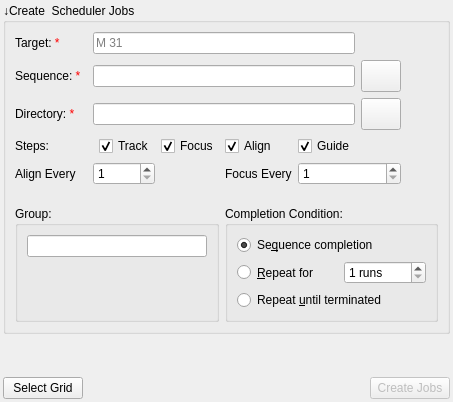
     <widget class="QWidget" name="jobs">
      <layout class="QVBoxLayout" name="verticalLayout_4">
       <property name="spacing">
        <number>3</number>
       </property>
       <property name="leftMargin">
        <number>3</number>
       </property>
       <property name="topMargin">
        <number>3</number>
       </property>
       <property name="rightMargin">
        <number>3</number>
       </property>
       <property name="bottomMargin">
        <number>3</number>
       </property>
       <item>
        <widget class="QGroupBox" name="jobsGroup">
         <property name="sizePolicy">
          <sizepolicy hsizetype="Preferred" vsizetype="Preferred">
           <horstretch>0</horstretch>
           <verstretch>0</verstretch>
          </sizepolicy>
         </property>
         <property name="title">
          <string>↓Create  Scheduler Jobs</string>
         </property>
         <layout class="QGridLayout" name="gridLayout_4">
          <item row="5" column="6">
           <widget class="QCheckBox" name="guideStepCheck">
            <property name="sizePolicy">
             <sizepolicy hsizetype="Preferred" vsizetype="Preferred">
              <horstretch>0</horstretch>
              <verstretch>0</verstretch>
             </sizepolicy>
            </property>
            <property name="toolTip">
             <string>Perform calibration and autoguiding before proceeding to the next step.</string>
            </property>
            <property name="text">
             <string>Guide</string>
            </property>
            <property name="checked">
             <bool>true</bool>
            </property>
           </widget>
          </item>
          <item row="4" column="2" colspan="5">
           <widget class="QLineEdit" name="directoryEdit">
            <property name="toolTip">
             <string>&lt;html&gt;&lt;head/&gt;&lt;body&gt;&lt;p align=&quot;justify&quot;&gt;Filesystem folder where the Scheduler jobs required to cover the mosaic will be created in.&lt;/p&gt;&lt;/body&gt;&lt;/html&gt;</string>
            </property>
           </widget>
          </item>
          <item row="2" column="0">
           <widget class="QLabel" name="sequenceLabel">
            <property name="toolTip">
             <string>Ekos Sequence File</string>
            </property>
            <property name="text">
             <string>&lt;html&gt;&lt;head/&gt;&lt;body&gt;&lt;p&gt;Sequence: &lt;span style=&quot; color:#ff0000;&quot;&gt;*&lt;/span&gt;&lt;/p&gt;&lt;/body&gt;&lt;/html&gt;</string>
            </property>
           </widget>
          </item>
          <item row="5" column="5">
           <widget class="QCheckBox" name="alignStepCheck">
            <property name="sizePolicy">
             <sizepolicy hsizetype="Preferred" vsizetype="Preferred">
              <horstretch>0</horstretch>
              <verstretch>0</verstretch>
             </sizepolicy>
            </property>
            <property name="toolTip">
             <string>Perform alignment using astrometry solver before proceeding to the next step.</string>
            </property>
            <property name="text">
             <string>Align</string>
            </property>
            <property name="checked">
             <bool>true</bool>
            </property>
           </widget>
          </item>
          <item row="5" column="0">
           <widget class="QLabel" name="label_5">
            <property name="sizePolicy">
             <sizepolicy hsizetype="Preferred" vsizetype="Preferred">
              <horstretch>0</horstretch>
              <verstretch>0</verstretch>
             </sizepolicy>
            </property>
            <property name="toolTip">
             <string>Select which steps to execute before starting the capture process.</string>
            </property>
            <property name="text">
             <string>Steps:</string>
            </property>
           </widget>
          </item>
          <item row="7" column="0">
           <widget class="QLabel" name="alignEveryLabel">
            <property name="sizePolicy">
             <sizepolicy hsizetype="Preferred" vsizetype="Preferred">
              <horstretch>0</horstretch>
              <verstretch>0</verstretch>
             </sizepolicy>
            </property>
            <property name="text">
             <string>Align Every</string>
            </property>
           </widget>
          </item>
          <item row="2" column="7">
           <widget class="QPushButton" name="loadSequenceB">
            <property name="sizePolicy">
             <sizepolicy hsizetype="Fixed" vsizetype="Fixed">
              <horstretch>0</horstretch>
              <verstretch>0</verstretch>
             </sizepolicy>
            </property>
            <property name="minimumSize">
             <size>
              <width>32</width>
              <height>32</height>
             </size>
            </property>
            <property name="toolTip">
             <string>Load the image sequence queue.</string>
            </property>
            <property name="text">
             <string/>
            </property>
            <property name="icon">
             <iconset theme="folder"/>
            </property>
            <property name="iconSize">
             <size>
              <width>28</width>
              <height>28</height>
             </size>
            </property>
           </widget>
          </item>
          <item row="0" column="2" colspan="5">
           <widget class="QLineEdit" name="targetEdit">
            <property name="placeholderText">
             <string>M 31</string>
            </property>
           </widget>
          </item>
          <item row="5" column="3">
           <widget class="QCheckBox" name="trackStepCheck">
            <property name="sizePolicy">
             <sizepolicy hsizetype="Preferred" vsizetype="Preferred">
              <horstretch>0</horstretch>
              <verstretch>0</verstretch>
             </sizepolicy>
            </property>
            <property name="toolTip">
             <string>Slew to the target and track it before proceeding to the next step.</string>
            </property>
            <property name="layoutDirection">
             <enum>Qt::LeftToRight</enum>
            </property>
            <property name="text">
             <string>Track</string>
            </property>
            <property name="checked">
             <bool>true</bool>
            </property>
           </widget>
          </item>
          <item row="0" column="0">
           <widget class="QLabel" name="label_3">
            <property name="text">
             <string>&lt;html&gt;&lt;head/&gt;&lt;body&gt;&lt;p&gt;Target: &lt;span style=&quot; color:#ff0000;&quot;&gt;*&lt;/span&gt;&lt;/p&gt;&lt;/body&gt;&lt;/html&gt;</string>
            </property>
           </widget>
          </item>
          <item row="7" column="5">
           <widget class="QLabel" name="focusEveryLabel">
            <property name="sizePolicy">
             <sizepolicy hsizetype="Preferred" vsizetype="Preferred">
              <horstretch>0</horstretch>
              <verstretch>0</verstretch>
             </sizepolicy>
            </property>
            <property name="text">
             <string>Focus Every</string>
            </property>
           </widget>
          </item>
          <item row="4" column="7">
           <widget class="QPushButton" name="selectJobsDirB">
            <property name="sizePolicy">
             <sizepolicy hsizetype="Fixed" vsizetype="Fixed">
              <horstretch>0</horstretch>
              <verstretch>0</verstretch>
             </sizepolicy>
            </property>
            <property name="minimumSize">
             <size>
              <width>32</width>
              <height>32</height>
             </size>
            </property>
            <property name="text">
             <string/>
            </property>
            <property name="icon">
             <iconset theme="folder"/>
            </property>
            <property name="iconSize">
             <size>
              <width>28</width>
              <height>28</height>
             </size>
            </property>
           </widget>
          </item>
          <item row="4" column="0">
           <widget class="QLabel" name="textLabel1_18">
            <property name="toolTip">
             <string>Directory to save sequence images</string>
            </property>
            <property name="whatsThis">
             <string/>
            </property>
            <property name="text">
             <string>&lt;html&gt;&lt;head/&gt;&lt;body&gt;&lt;p&gt;Directory: &lt;span style=&quot; color:#ff0000;&quot;&gt;*&lt;/span&gt;&lt;/p&gt;&lt;/body&gt;&lt;/html&gt;</string>
            </property>
           </widget>
          </item>
          <item row="7" column="2" colspan="2">
           <widget class="QSpinBox" name="alignEvery">
            <property name="toolTip">
             <string>Perform alignment every N jobs.</string>
            </property>
            <property name="suffix">
             <string/>
            </property>
            <property name="minimum">
             <number>1</number>
            </property>
            <property name="maximum">
             <number>50</number>
            </property>
            <property name="value">
             <number>1</number>
            </property>
           </widget>
          </item>
          <item row="7" column="6" colspan="2">
           <widget class="QSpinBox" name="focusEvery">
            <property name="toolTip">
             <string>Perform autofocus every N jobs.</string>
            </property>
            <property name="suffix">
             <string/>
            </property>
            <property name="minimum">
             <number>1</number>
            </property>
            <property name="maximum">
             <number>50</number>
            </property>
            <property name="value">
             <number>1</number>
            </property>
           </widget>
          </item>
          <item row="2" column="2" colspan="5">
           <widget class="QLineEdit" name="sequenceEdit">
            <property name="enabled">
             <bool>true</bool>
            </property>
            <property name="sizePolicy">
             <sizepolicy hsizetype="Preferred" vsizetype="Fixed">
              <horstretch>0</horstretch>
              <verstretch>0</verstretch>
             </sizepolicy>
            </property>
            <property name="readOnly">
             <bool>true</bool>
            </property>
           </widget>
          </item>
          <item row="5" column="4">
           <widget class="QCheckBox" name="focusStepCheck">
            <property name="sizePolicy">
             <sizepolicy hsizetype="Preferred" vsizetype="Preferred">
              <horstretch>0</horstretch>
              <verstretch>0</verstretch>
             </sizepolicy>
            </property>
            <property name="toolTip">
             <string>Perform autofocusing before proceeding to the next step.</string>
            </property>
            <property name="layoutDirection">
             <enum>Qt::LeftToRight</enum>
            </property>
            <property name="text">
             <string>Focus</string>
            </property>
            <property name="checked">
             <bool>true</bool>
            </property>
           </widget>
          </item>
          <item row="8" column="0">
           <spacer name="verticalSpacer2_group">
            <property name="orientation">
             <enum>Qt::Vertical</enum>
            </property>
            <property name="sizeType">
             <enum>QSizePolicy::Fixed</enum>
            </property>
            <property name="sizeHint" stdset="0">
             <size>
              <width>0</width>
              <height>15</height>
             </size>
            </property>
           </spacer>
          </item>
          <item row="9" column="0" colspan="5">
           <widget class="QGroupBox" name="groupBox">
            <property name="sizePolicy">
             <sizepolicy hsizetype="Preferred" vsizetype="Preferred">
              <horstretch>0</horstretch>
              <verstretch>0</verstretch>
             </sizepolicy>
            </property>
            <property name="title">
             <string>Group:</string>
            </property>
            <layout class="QGridLayout" name="groupLayout">
             <item row="0" column="0">
              <widget class="QLineEdit" name="groupEdit">
               <property name="sizePolicy">
                <sizepolicy hsizetype="Preferred" vsizetype="Preferred">
                 <horstretch>0</horstretch>
                 <verstretch>0</verstretch>
                </sizepolicy>
               </property>
               <property name="toolTip">
                <string>&lt;html&gt;&lt;head/&gt;&lt;body&gt;&lt;p align=&quot;justify&quot;&gt;Select a group name. Useful if you want the mosaic jobs to repeat together--assign them a group name, and give them &lt;span style=&quot; font-style:italic;&quot;&gt;repeat for N (N=2 or more)&lt;/span&gt; or &lt;span style=&quot; font-style:italic;&quot;&gt;repeat until terminated&lt;/span&gt; completion conditions. Otherwise leave empty.&lt;/p&gt;&lt;/body&gt;&lt;/html&gt;</string>
               </property>
              </widget>
             </item>
             <item row="1" column="0">
              <spacer name="verticalSpacer_group">
               <property name="orientation">
                <enum>Qt::Vertical</enum>
               </property>
               <property name="sizeHint" stdset="0">
                <size>
                 <width>20</width>
                 <height>40</height>
                </size>
               </property>
              </spacer>
             </item>
            </layout>
           </widget>
          </item>
          <item row="9" column="5" colspan="5">
           <widget class="QGroupBox" name="completionGroup">
            <property name="sizePolicy">
             <sizepolicy hsizetype="Preferred" vsizetype="Preferred">
              <horstretch>0</horstretch>
              <verstretch>0</verstretch>
             </sizepolicy>
            </property>
            <property name="title">
             <string>Completion Condition:</string>
            </property>
            <layout class="QGridLayout" name="completionLayout">
             <item row="1" column="4">
              <widget class="QRadioButton" name="repeatCompletionR">
               <property name="sizePolicy">
                <sizepolicy hsizetype="Preferred" vsizetype="Preferred">
                 <horstretch>0</horstretch>
                 <verstretch>0</verstretch>
                </sizepolicy>
               </property>
               <property name="toolTip">
                <string>Restart job until it is executed this many times.</string>
               </property>
               <property name="text">
                <string>&amp;Repeat for</string>
               </property>
              </widget>
             </item>
             <item row="0" column="4" colspan="5">
              <widget class="QRadioButton" name="sequenceCompletionR">
               <property name="sizePolicy">
                <sizepolicy hsizetype="Preferred" vsizetype="Preferred">
                 <horstretch>0</horstretch>
                 <verstretch>0</verstretch>
                </sizepolicy>
               </property>
               <property name="toolTip">
                <string>The observation job is completed when the sequence is complete.</string>
               </property>
               <property name="text">
                <string>Se&amp;quence completion</string>
               </property>
               <property name="checked">
                <bool>true</bool>
               </property>
              </widget>
             </item>
             <item row="1" column="6" colspan="5">
              <widget class="QSpinBox" name="repeatsSpin">
               <property name="sizePolicy">
                <sizepolicy hsizetype="Preferred" vsizetype="Preferred">
                 <horstretch>0</horstretch>
                 <verstretch>0</verstretch>
                </sizepolicy>
               </property>
               <property name="toolTip">
                <string>Restart job until it is executed this many times.</string>
               </property>
               <property name="suffix">
                <string> runs</string>
               </property>
               <property name="minimum">
                <number>1</number>
               </property>
               <property name="maximum">
                <number>1000</number>
               </property>
               <property name="value">
                <number>1</number>
               </property>
              </widget>
             </item>
             <item row="2" column="4" colspan="5">
              <widget class="QRadioButton" name="loopCompletionR">
               <property name="sizePolicy">
                <sizepolicy hsizetype="Preferred" vsizetype="Preferred">
                 <horstretch>0</horstretch>
                 <verstretch>0</verstretch>
                </sizepolicy>
               </property>
               <property name="toolTip">
                <string>Restart the sequence job indefinitely.</string>
               </property>
               <property name="text">
                <string>Repeat &amp;until terminated</string>
               </property>
              </widget>
             </item>
            </layout>
           </widget>
          </item>
         </layout>
        </widget>
       </item>
       <item>
        <spacer name="verticalSpacer_3">
         <property name="orientation">
          <enum>Qt::Vertical</enum>
         </property>
         <property name="sizeHint" stdset="0">
          <size>
           <width>20</width>
           <height>40</height>
          </size>
         </property>
        </spacer>
       </item>
       <item>
        <layout class="QHBoxLayout" name="horizontalLayout_14">
         <item>
          <widget class="QPushButton" name="backToAdjustGridB">
           <property name="toolTip">
            <string>Go to grid selection page</string>
           </property>
           <property name="text">
            <string>Select Grid</string>
           </property>
           <property name="icon">
            <iconset theme="arrow-left"/>
           </property>
          </widget>
         </item>
         <item>
          <spacer name="horizontalSpacer_3">
           <property name="orientation">
            <enum>Qt::Horizontal</enum>
           </property>
           <property name="sizeHint" stdset="0">
            <size>
             <width>40</width>
             <height>20</height>
            </size>
           </property>
          </spacer>
         </item>
         <item>
          <widget class="QPushButton" name="createJobsB">
           <property name="enabled">
            <bool>false</bool>
           </property>
           <property name="toolTip">
            <string>Create scheduler jobs to execute the mosaic plan</string>
           </property>
           <property name="text">
            <string>Create Jobs</string>
           </property>
           <property name="icon">
            <iconset theme="checkmark"/>
           </property>
          </widget>
         </item>
        </layout>
       </item>
      </layout>
     </widget>
